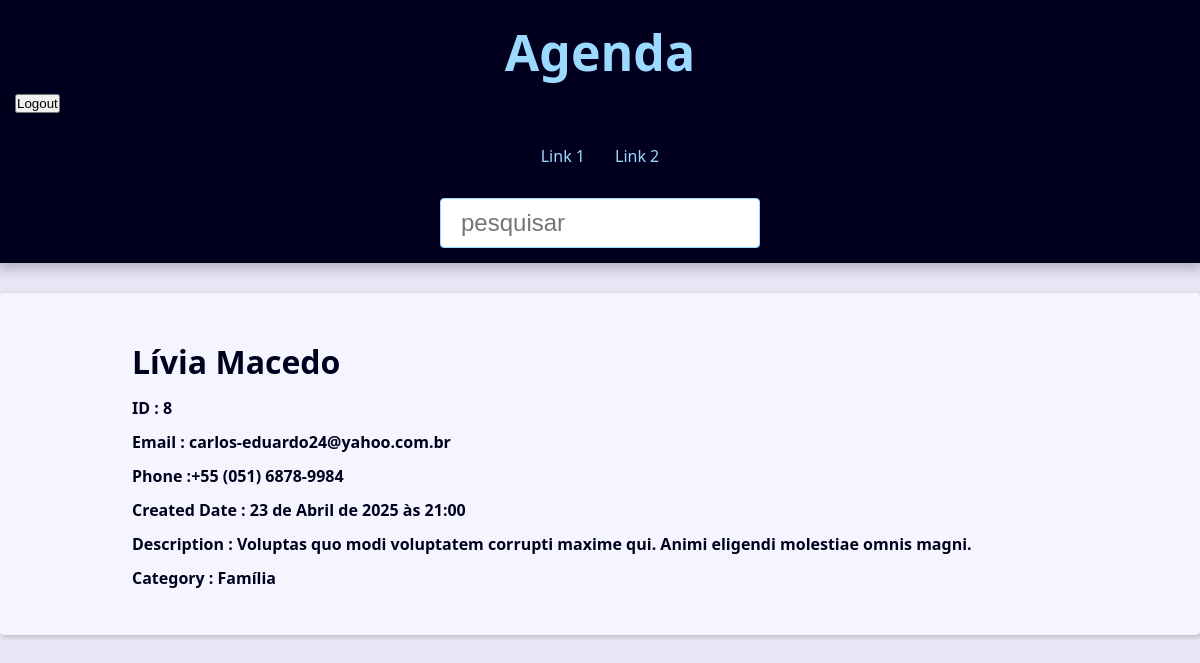
/agenda/8/ (signed in), run on the app's committed database.
### contact/models.py (models this page shows, shortened)
class Contact(models.Model):
  first_name = models.CharField(max_length=50)
  last_name = models.CharField(max_length=50,blank=True)
  phone = models.CharField(max_length=50)
  email = models.EmailField(max_length=254, blank=True)
  created_date = models.DateTimeField(default=timezone.now)  # Django executa a função timezone.now() quando o objeto Contato é criado
  description = models.TextField(blank=True)
  show = models.BooleanField(default=True)
  picture = models.ImageField(blank=True,upload_to='pictures/%Y/%m') # Depende do pillow
  category = models.ForeignKey(Category,
  on_delete=models.SET_NULL,  # Tipos de on_delete => 1) CASCADE 2) SET_NULL 3) PROTECT 4 ) SET_DEFAULT
  blank=True,null=True)
  owner = models.ForeignKey(User,on_delete=models.SET_NULL,blank=True,null=True)
  class Meta:
    verbose_name = 'Contact'
    verbose_name_plural = 'Contacts'

class Category(models.Model):
  name = models.CharField(max_length=50)
  class Meta:
    verbose_name = 'Category'
    verbose_name_plural = 'Categories'

### contact/views/contact_views.py (the view)
# urls.py: path('<int:contact_id>/',views.contact,name='contact'),
@login_required
def contact(request,contact_id):
  single_contact = get_object_or_404(Contact,pk=contact_id,show=True) # Se não houver id existente levanta erro 404
  contact_name = f'{single_contact.first_name} {single_contact.last_name} - '
  context = {
    'contact': single_contact,
    'site_title':contact_name
  }
  return render(request, 'contact/contact.html',context)

### contact/templates/contact/contact.html
{% extends 'global/base.html' %} {% block content %}
<div class="single-contact">
  <h1 class="single-contact-name">
    {{ contact.first_name}} {{ contact.last_name}}
  </h1>
  <p><b>ID : {{contact.id}}</b></p>
  <p><b>Email : {{contact.email}}</b></p>
  <p><b>Phone :{{contact.phone}}</b></p>
  <p><b>Created Date : {{contact.created_date}}</b></p>
  <p><b>Description : {{contact.description}}</b></p>
  <p><b>Category : {{contact.category.name}}</b></p>
</div>
{% endblock content %}

### base_static/global/css/style.css (style rules this page uses)
:root { --spacing: 1.5rem; --link-dark-color: rgb(0, 83, 134); --link-light-color: rgb(156, 217, 255); --clr-white: rgb(245, 245, 255); --clr-black: rgb(0, 0, 30); --clr-light-gray: rgb(230, 230, 245); --clr-dark-shadow-5: rgba(0, 0, 10, 5%); --clr-dark-shadow-10: rgba(0, 0, 10, 10%); --clr-dark-shadow-20: rgba(0, 0, 10, 20%); --clr-light-shadow-5: rgba(200, 200, 255, 5%); --clr-light-shadow-10: rgba(200, 200, 255, 10%); --clr-light-shadow-20: rgba(200, 200, 255, 20%); --main-page-width: 120rem; --table-min-width: 60rem; --biggest-font-size: 5rem; --bigger-font-size: 4rem; --big-font-size: 3.2rem; --medium-font-size: 2.4rem; --small-font-size: 1.6rem; --smaller-font-size: 1.4rem; --smallest-font-size: 1.2rem; --transition-fast: 300ms; --transition-medium: 600ms; --transition-slow: 1s; --default-border-radius: 4px; }
*, *::before, *::after { margin: 0; padding: 0; box-sizing: border-box; }
html { font-size: 62.5%; }
body { font-family: system-ui, -apple-system, BlinkMacSystemFont, 'Segoe UI', Roboto, Oxygen, Ubuntu, Cantarell, 'Open Sans', 'Helvetica Neue', sans-serif; line-height: 1.5; font-size: var(--small-font-size); color: var(--clr-black); -webkit-font-smoothing: antialiased; background: var(--clr-light-gray); }
@media (min-width: 600px) { .single-contact { max-width: 80%; margin: calc(var(--spacing) * 2) auto; } }
.single-contact h1 { margin: 1rem 0; }
.single-contact p { margin: 1rem 0; }

### data on the page
Contact: first_name "Lívia", last_name "Macedo", id "8", email "carlos-eduardo24@yahoo.com.br", phone "+55 (051) 6878-9984", created_date "23 de Abril de 2025 às 21:00", description "Voluptas quo modi voluptatem corrupti maxime qui. Animi eligendi molestiae omnis magni."
Category: category.name "Família"
